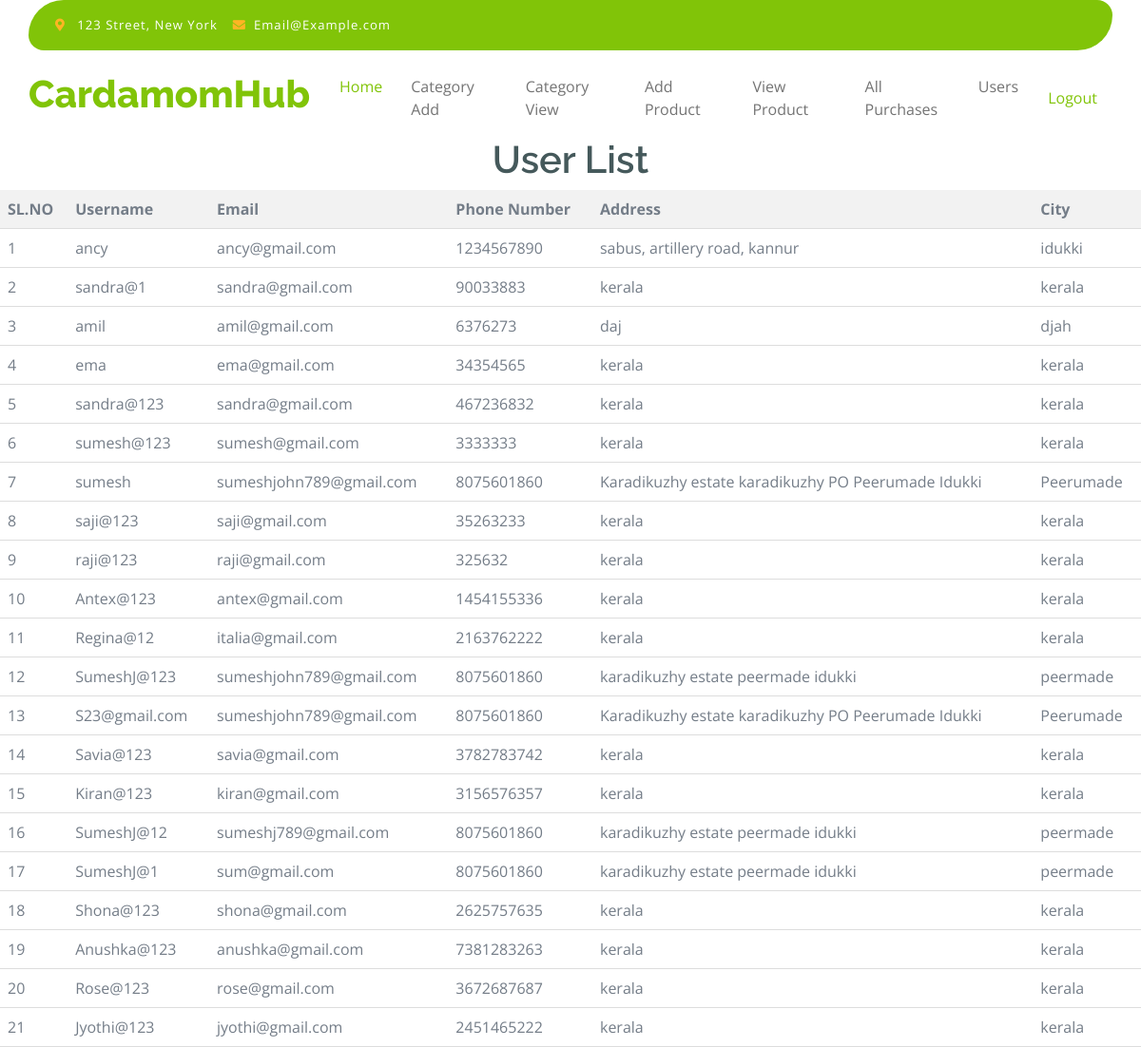
Screenshot of /user_list/ with the database file from the repository.
### myapp/models.py (models this page shows, shortened)
class UserProfile(models.Model):
    user = models.OneToOneField(User, on_delete=models.CASCADE)
    phone_number = models.CharField(max_length=10)
    address = models.CharField(max_length=255)
    city = models.CharField(max_length=100)

### myapp/views.py (the view)
# urls.py: path('user_list/', views.user_list, name='user_list'),
def user_list(request):
     user_profiles = UserProfile.objects.all()
     return render(request, 'myapp/userList.html', {'user_profiles': user_profiles})

### myapp/templates/myapp/userList.html (shortened to what this page needs)
<!DOCTYPE html>
{% load static %}
<html lang="en">
    <head>
        <link rel="stylesheet" href="https://use.fontawesome.com/releases/v5.15.4/css/all.css"/>
        <link href="https://cdn.jsdelivr.net/npm/bootstrap-icons@1.4.1/font/bootstrap-icons.css" rel="stylesheet">
        <link href="{% static './myapp/lib/lightbox/css/lightbox.min.css' %}" rel="stylesheet">
        <link href="{% static './myapp/lib/owlcarousel/assets/owl.carousel.min.css' %}" rel="stylesheet">
        <link href="{% static './myapp/css/bootstrap.min.css' %}" rel="stylesheet">
        <link href="{% static './myapp/css/style.css' %}" rel="stylesheet">
    </head>
    <body>
        <div class="container-fluid fixed-top">
            <div class="container topbar bg-primary d-none d-lg-block">
                <div class="d-flex justify-content-between">
                    <div class="top-info ps-2">
                        <small class="me-3"><i class="fas fa-map-marker-alt me-2 text-secondary"></i> <a href="#" class="text-white">123 Street, New York</a></small>
                        <small class="me-3"><i class="fas fa-envelope me-2 text-secondary"></i><a href="#" class="text-white">Email@Example.com</a></small>
                    </div>
                </div>
            </div>
            <div class="container px-0">
                <nav class="navbar navbar-light bg-white navbar-expand-xl">
                    <a href="{% url 'admin_dashboard' %}" class="navbar-brand"><h1 class="text-primary display-6">CardamomHub</h1></a>
                    <div class="collapse navbar-collapse bg-white" id="navbarCollapse">
                        <div class="navbar-nav mx-auto">
                            <a href="{% url 'admin_dashboard' %}" class="nav-item nav-link active">Home</a>
                            <a href="{% url 'categoryadd' %}"class="nav-item nav-link">Category Add</a>
                            <a href="{% url 'viewCategory' %}" class="nav-item nav-link">Category View</a>
                            <a href="{% url 'addProduct' %}" class="nav-item nav-link">Add Product</a>
                            <a href="{% url 'viewProduct' %}" class="nav-item nav-link">View Product</a>
                            <a href="{% url 'all_purchases' %}" class="nav-item nav-link">All Purchases</a>
                            <a href="{% url 'user_list' %}" class="nav-item nav-link">Users</a>
                            </div>
                            <a href="{% url 'admin_logout' %}" class="nav-item nav-link">Logout</a>
                        </div>
                    </div>
            </div>
<br><br><br><br><br><br>
        <body>
            <center>
            <h1>User List</h1>
        </center>
            <table>
                <thead>
                    <tr>
                        <th>SL.NO</th>
                        <th>Username</th>
                        <th>Email</th>
                        <th>Phone Number</th>
                        <th>Address</th>
                        <th>City</th>
                    </tr>
                </thead>
                <tbody>
                    {% for profile in user_profiles %}
                    <tr>
                        <td>{{ forloop.counter }}</td>
                        <td>{{ profile.user.username }}</td>
                        <td>{{ profile.user.email }}</td>
                        <td>{{ profile.phone_number }}</td>
                        <td>{{ profile.address }}</td>
                        <td>{{ profile.city }}</td>
                    </tr>
                    {% endfor %}
                </tbody>
            </table>
        </body>

### myapp/static/myapp/css/style.css (style rules this page uses)
.fixed-top { transition: 0.5s; background: var(--bs-white); border: 0; }
.topbar { padding: 20px; border-radius: 230px 100px; }
.topbar .top-info { font-size: 15px; line-height: 0; letter-spacing: 1px; display: flex; align-items: center; }
.navbar .navbar-nav .nav-link { padding: 10px 15px; font-size: 16px; transition: .5s; }
.navbar { height: 100px; border-bottom: 1px solid rgba(255, 255, 255, .1); }
.navbar .navbar-nav .nav-link:hover, .navbar .navbar-nav .nav-link.active, .fixed-top.bg-white .navbar .navbar-nav .nav-link:hover, .fixed-top.bg-white .navbar .navbar-nav .nav-link.active { color: var(--bs-primary); }

### myapp/templates/myapp/userList.html (style rules this page uses)
table { width: 100%; border-collapse: collapse; }
th, td { padding: 8px; text-align: left; border-bottom: 1px solid #ddd; }
th { background-color: #f2f2f2; }

### rows the page displays
UserProfile: user.username "ancy", user.email "ancy@gmail.com", phone_number "1234567890", address "sabus, artillery road, kannur", city "idukki"
UserProfile: user.username "sandra@1", user.email "sandra@gmail.com", phone_number "90033883", address "kerala", city "kerala"
UserProfile: user.username "amil", user.email "amil@gmail.com", phone_number "6376273", address "daj", city "djah"
UserProfile: user.username "ema", user.email "ema@gmail.com", phone_number "34354565", address "kerala", city "kerala"
UserProfile: user.username "sandra@123", user.email "sandra@gmail.com", phone_number "467236832", address "kerala", city "kerala"
UserProfile: user.username "sumesh@123", user.email "sumesh@gmail.com", phone_number "3333333", address "kerala", city "kerala"
UserProfile: user.username "sumesh", user.email "sumeshjohn789@gmail.com", phone_number "8075601860", address "Karadikuzhy estate karadikuzhy PO Peerumade Idukki", city "Peerumade"
UserProfile: user.username "saji@123", user.email "saji@gmail.com", phone_number "35263233", address "kerala", city "kerala"
UserProfile: user.username "raji@123", user.email "raji@gmail.com", phone_number "325632", address "kerala", city "kerala"
UserProfile: user.username "Antex@123", user.email "antex@gmail.com", phone_number "1454155336", address "kerala", city "kerala"
UserProfile: user.username "Regina@12", user.email "italia@gmail.com", phone_number "2163762222", address "kerala", city "kerala"
UserProfile: user.username "SumeshJ@123", user.email "sumeshjohn789@gmail.com", phone_number "8075601860", address "karadikuzhy estate peermade idukki", city "peermade"
UserProfile: user.username "S23@gmail.com", user.email "sumeshjohn789@gmail.com", phone_number "8075601860", address "Karadikuzhy estate karadikuzhy PO Peerumade Idukki", city "Peerumade"
UserProfile: user.username "Savia@123", user.email "savia@gmail.com", phone_number "3782783742", address "kerala", city "kerala"
UserProfile: user.username "Kiran@123", user.email "kiran@gmail.com", phone_number "3156576357", address "kerala", city "kerala"
UserProfile: user.username "SumeshJ@12", user.email "sumeshj789@gmail.com", phone_number "8075601860", address "karadikuzhy estate peermade idukki", city "peermade"
UserProfile: user.username "SumeshJ@1", user.email "sum@gmail.com", phone_number "8075601860", address "karadikuzhy estate peermade idukki", city "peermade"
UserProfile: user.username "Shona@123", user.email "shona@gmail.com", phone_number "2625757635", address "kerala", city "kerala"
UserProfile: user.username "Anushka@123", user.email "anushka@gmail.com", phone_number "7381283263", address "kerala", city "kerala"
UserProfile: user.username "Rose@123", user.email "rose@gmail.com", phone_number "3672687687", address "kerala", city "kerala"
UserProfile: user.username "Jyothi@123", user.email "jyothi@gmail.com", phone_number "2451465222", address "kerala", city "kerala"
